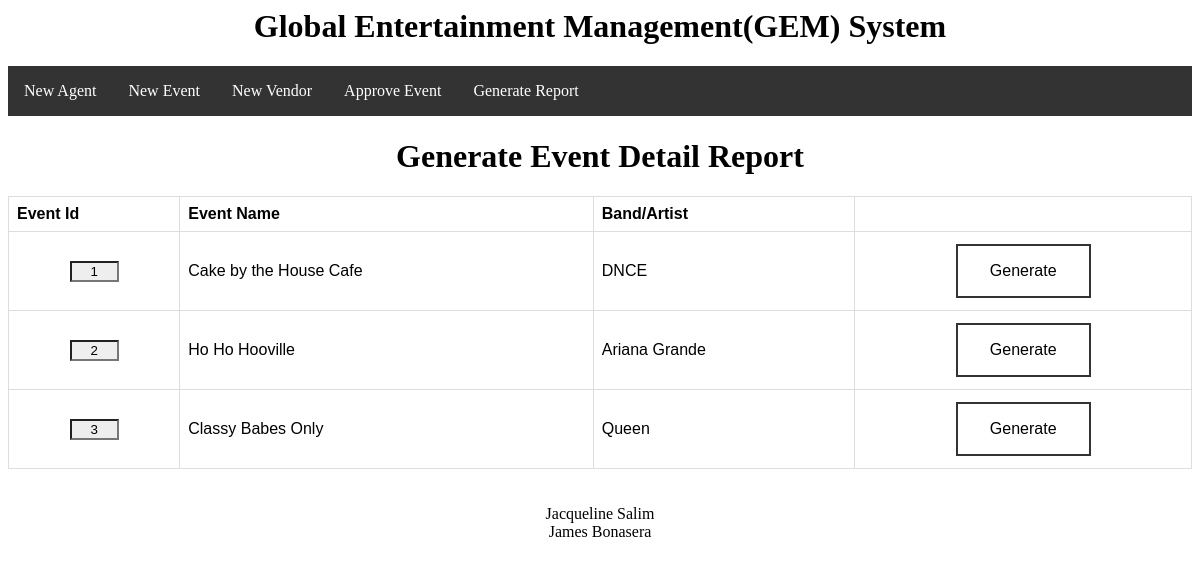
Screenshot of /generateReport.php with the database file from the repository.
### tables this page shows
CREATE TABLE Event
(EventId int auto_increment PRIMARY KEY,
EventName CHAR(50),
Street CHAR(50),
City CHAR(20),
State CHAR(2),
Zip CHAR(10),
Date DATE,
StartTime TIME,
Status CHAR(10),
SeatingCapacity int,
Notes TEXT,
NumTicketsSold int,
Singer CHAR(53),
PerformerType CHAR(6),
PerformerId int,
EventManagerId int,
VendorId int,
foreign key (EventManagerId) references EventManager(EventManagerId),
foreign key (VendorId) references Vendor(VendorId));

### generateReport.php (the view, shortened to what this page needs)
<?php
  $pageTitle = "Generate Event Detail Report";
  require_once("conn.php");
  echo '<h1 align="center">'.$pageTitle.'</h1>';
  echo '<div align="center">';
  echo '<table>';
    echo '<tr>';
    echo '<th>Event Id</th>';
    echo '<th>Event Name</th>';
    echo '<th>Band/Artist</th>';
    echo '<th> </th>';
    echo '</tr>';
    foreach($conn->query('SELECT EventId,EventName,SeatingCapacity,BusinessName,FirstName,LastName,Date,StartTime,Status,Singer,Event.Street,Event.City,Event.State,Event.Zip FROM Event,EventManager,Vendor WHERE Event.EventManagerId = EventManager.EventManagerId AND Event.VendorId = Vendor.VendorId') as $events)
    {
    echo '<form action="generateEventInfo.php" method="get">';
    echo '<tr>';
    echo '<td style="text-align: center">';
    echo '<input name="id" value="'.$events['EventId'].'" style="background: #eeeeee; text-align: center" size="3" readonly>';
    echo '</td>';
    echo '<td>';
    echo '<label>'.$events['EventName'].'</label>';
    echo '</td>';
    echo '<td>';
    echo '<label>'.$events['Singer'].'</label>';
    echo '</td>';
    echo '<td style="text-align: center">';
    echo '<button type="submit" class="button button1">Generate</button>';
    echo '</td>';
    echo '</tr>';
    echo '</form>';
    }
    echo '</table>';
  echo '</div>';
?>

### rows the page displays
event: id "1", EventName "Cake by the House Cafe", Singer "DNCE"
event: id "2", EventName "Ho Ho Hooville", Singer "Ariana Grande"
event: id "3", EventName "Classy Babes Only", Singer "Queen"

### other values shown
$pageTitle "Generate Event Detail Report"
